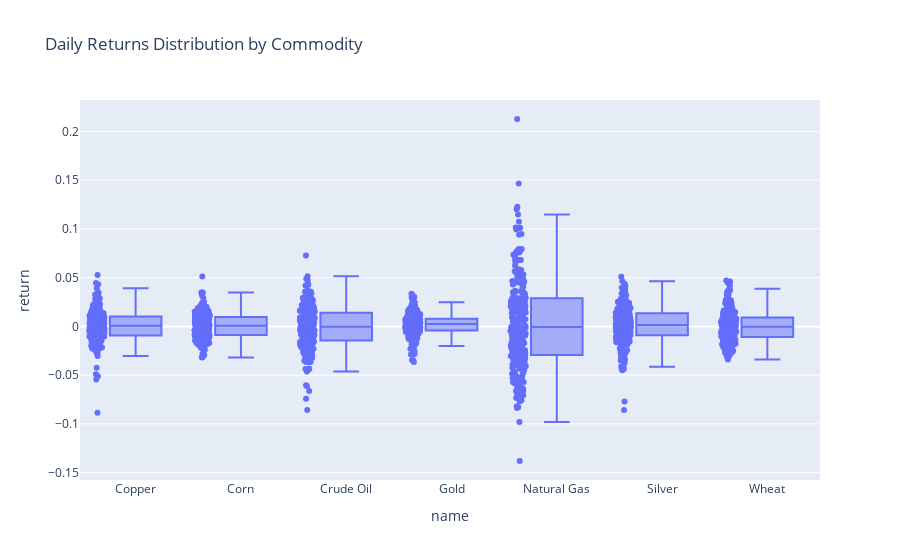
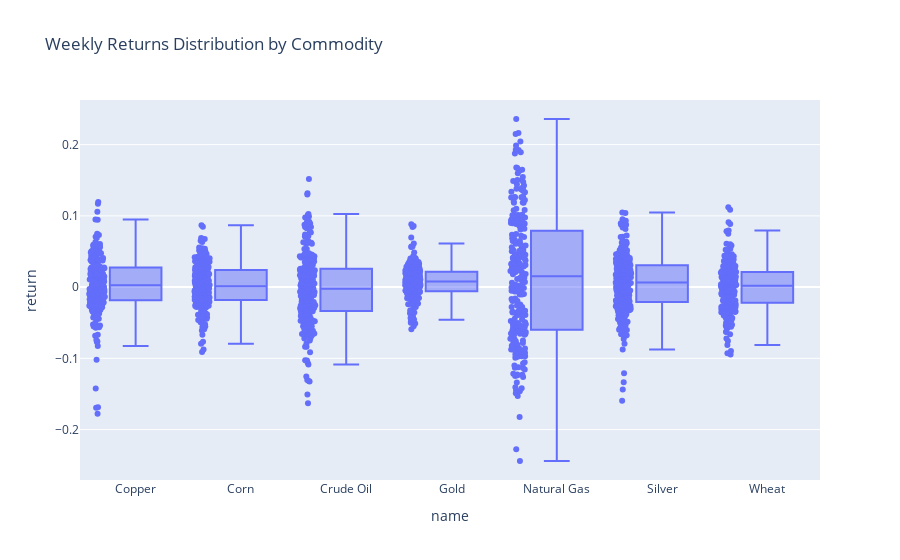
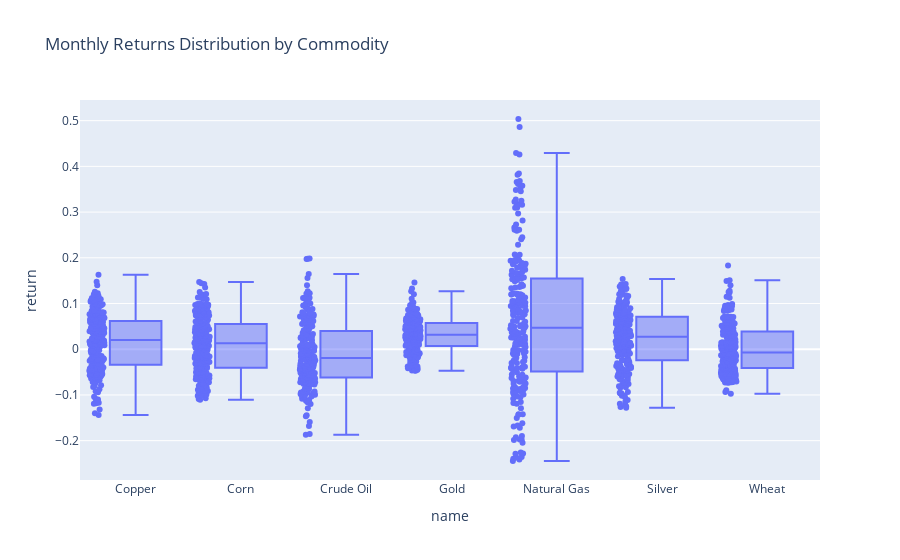

Notebook source saved alongside these figures, in order:
### Code cell
#box plots

fig_daily_box_return = px.box(df_daily,x='name',y='return',points='all',
                              title='Daily Returns Distribution by Commodity')
fig_daily_box_return.show()


fig_weekly_box_return = px.box(df_weekly,x='name',y='return',points='all',
                              title='Weekly Returns Distribution by Commodity')
fig_weekly_box_return.show()


fig_monthly_box_return = px.box(df_monthly,x='name',y='return',points='all',
                              title='Monthly Returns Distribution by Commodity')
fig_monthly_box_return.show()

### Figure 1 — Plotly figure (JSON) as saved in the notebook; plotly's stock layout.template omitted (floating-point values rounded to 4 significant figures; data arrays with more than 128 entries replaced by an {"elided": "..."} marker saying what was removed)
{"data": [{"alignmentgroup": "True", "boxpoints": "all", "hovertemplate": "name=%{x}<br>return=%{y}<extra></extra>", "legendgroup": "", "marker": {"color": "#636efa"}, "name": "", "notched": false, "offsetgroup": "", "orientation": "v", "showlegend": false, "type": "box", "x": {"elided": "1757 str values"}, "x0": " ", "xaxis": "x", "y": {"elided": "1757 float values"}, "y0": " ", "yaxis": "y"}], "layout": {"boxmode": "group", "legend": {"tracegroupgap": 0}, "title": {"text": "Daily Returns Distribution by Commodity"}, "xaxis": {"anchor": "y", "domain": [0, 1], "title": {"text": "name"}}, "yaxis": {"anchor": "x", "domain": [0, 1], "title": {"text": "return"}}}}

### Figure 2 — Plotly figure (JSON) as saved in the notebook; plotly's stock layout.template omitted (floating-point values rounded to 4 significant figures; data arrays with more than 128 entries replaced by an {"elided": "..."} marker saying what was removed)
{"data": [{"alignmentgroup": "True", "boxpoints": "all", "hovertemplate": "name=%{x}<br>return=%{y}<extra></extra>", "legendgroup": "", "marker": {"color": "#636efa"}, "name": "", "notched": false, "offsetgroup": "", "orientation": "v", "showlegend": false, "type": "box", "x": {"elided": "1729 str values"}, "x0": " ", "xaxis": "x", "y": {"elided": "1729 float values"}, "y0": " ", "yaxis": "y"}], "layout": {"boxmode": "group", "legend": {"tracegroupgap": 0}, "title": {"text": "Weekly Returns Distribution by Commodity"}, "xaxis": {"anchor": "y", "domain": [0, 1], "title": {"text": "name"}}, "yaxis": {"anchor": "x", "domain": [0, 1], "title": {"text": "return"}}}}

### Figure 3 — Plotly figure (JSON) as saved in the notebook; plotly's stock layout.template omitted (floating-point values rounded to 4 significant figures; data arrays with more than 128 entries replaced by an {"elided": "..."} marker saying what was removed)
{"data": [{"alignmentgroup": "True", "boxpoints": "all", "hovertemplate": "name=%{x}<br>return=%{y}<extra></extra>", "legendgroup": "", "marker": {"color": "#636efa"}, "name": "", "notched": false, "offsetgroup": "", "orientation": "v", "showlegend": false, "type": "box", "x": {"elided": "1617 str values"}, "x0": " ", "xaxis": "x", "y": {"elided": "1617 float values"}, "y0": " ", "yaxis": "y"}], "layout": {"boxmode": "group", "legend": {"tracegroupgap": 0}, "title": {"text": "Monthly Returns Distribution by Commodity"}, "xaxis": {"anchor": "y", "domain": [0, 1], "title": {"text": "name"}}, "yaxis": {"anchor": "x", "domain": [0, 1], "title": {"text": "return"}}}}
